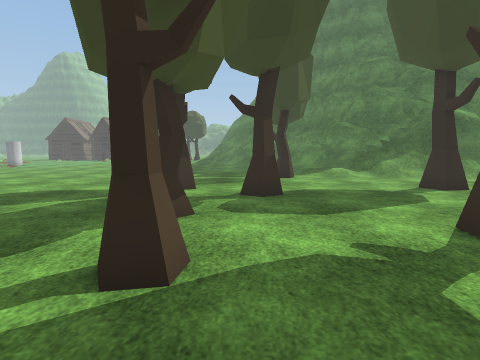
View 1 (above)

16 first-person views from a walk through a scene from a Unity 3-D project. The camera is 1.2 m above the floor, tilts 6° down and sees 80° across. The floor is counted in squares, 1 m on a side. Each view is taken from the middle of a square. On the plan, view 1 faces up. The plan holds only what a view shows up to about 13 squares ahead; the rest is blank. The place goes on beyond the plan. The player is left out. Some surface patterns are stand-ins.

View 2
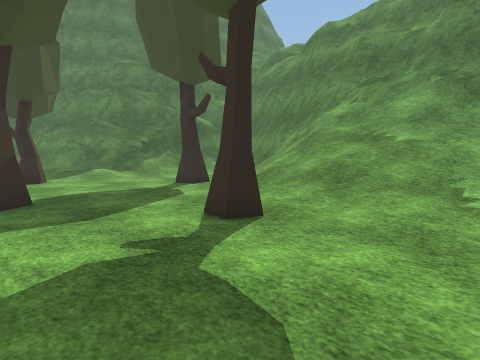

View 3
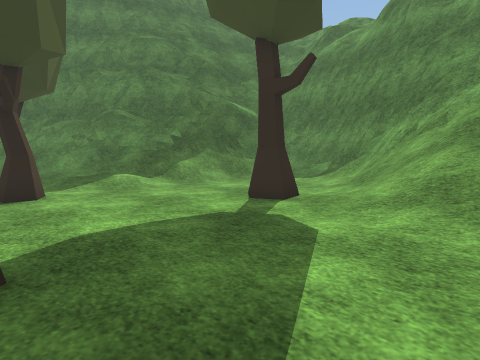

View 4
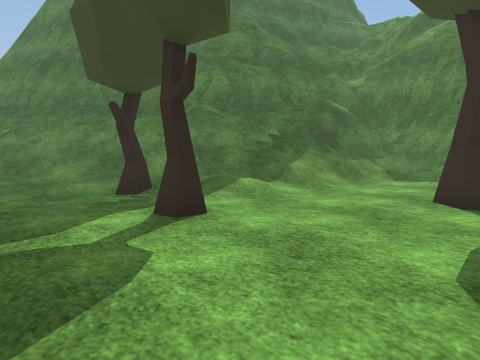

View 5
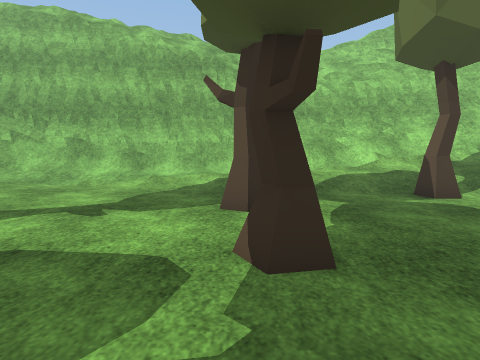

View 6
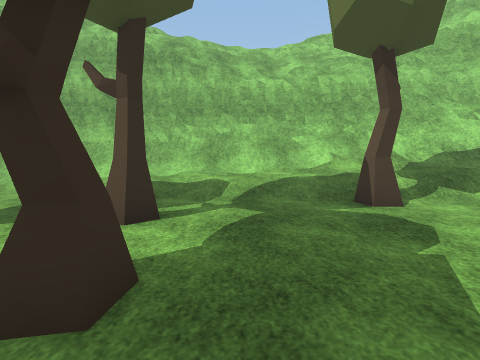

View 7
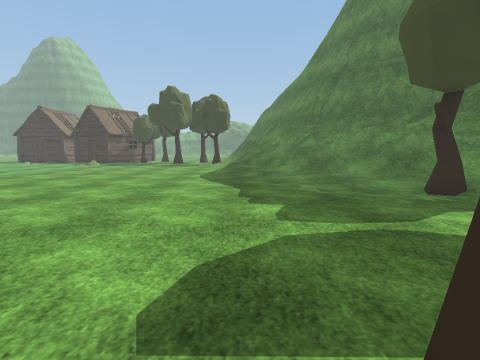

View 8
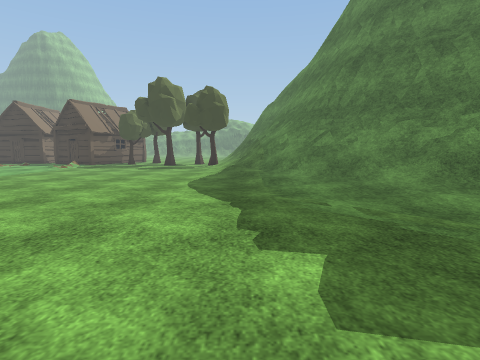

View 9
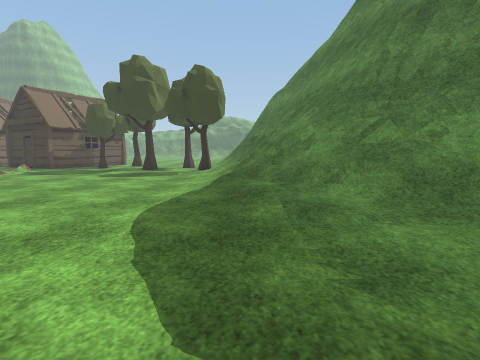

View 10
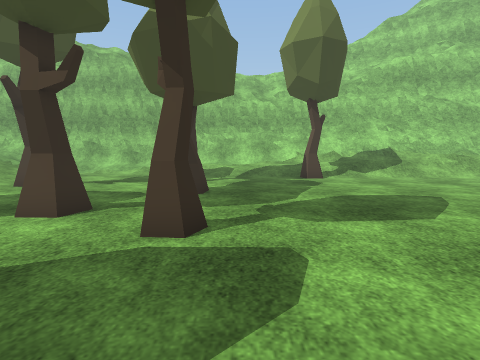

View 11
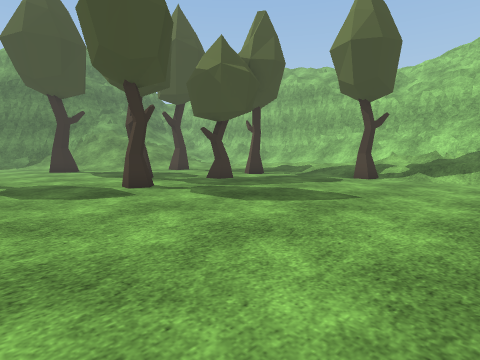

View 12
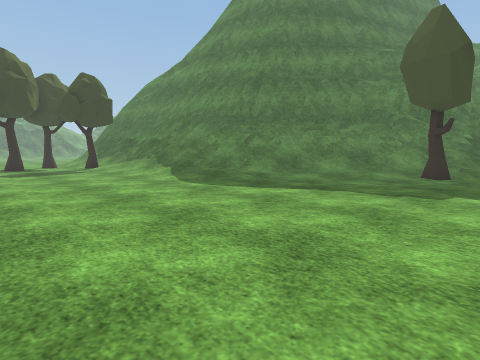

View 13
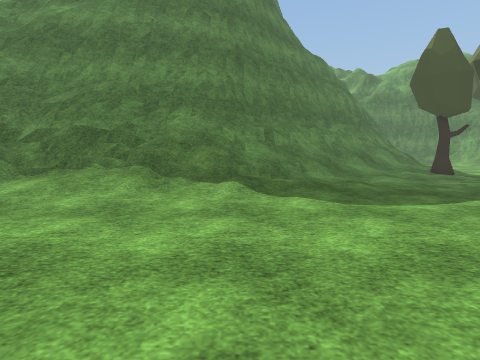

View 14
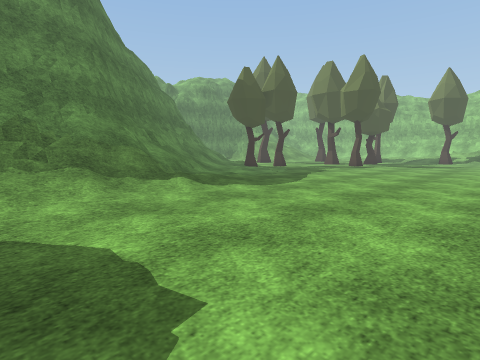

View 15
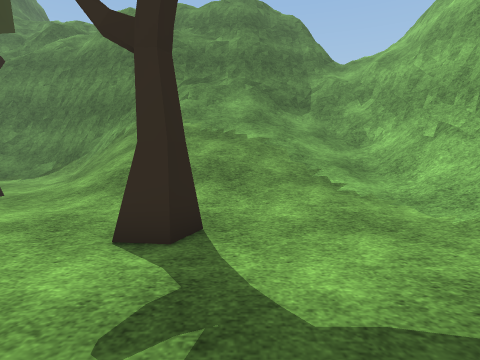

View 16
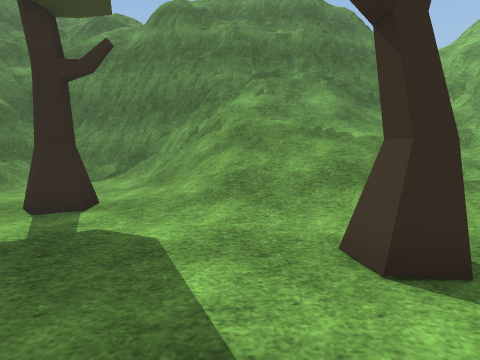

### Floor plan
Key: @ floor where view 1 was taken; # wall or solid block; . main floor; : floor 0.25 m higher than the main floor; + floor 0.5 m higher than the main floor; / step, stairs or slope; = window, fence, low wall or low ledge; ^ raised ledge; T tree.
Columns run from 11 left of view 1 to 14 right of it. Each row starts with its distance up from view 1.
 31 . ...../==##
 30 .......//#=#
 29 .......///=##
 28 .......////=#
 27 .......////=##
 26 .......////=##
 25 ........///#=##
 24 ........////=##
 23 ...........//=###
 22 ........././//=##
 21 ............///=##
 20 ............////##
 19 ..............//=##
 18 ..............///###
 17 .............T.///=^#
 16 .............TT////=##
 15  ............../////#####
 14 . ...........T..//////=##
 13  ............T.......///#
 12 ......................//#
 11 ....................../=#
 10 .........T.......TT.../##
  9 .........T..T.....T.//=##
  8 ...........TT......///=##
  7  .................////=###
  6  ........TT......//////==#
  5 .........T.....T.////////#
  4 ...............T.////////#
  3 ..........T......////////#
  2 /....T.........../////// #
  1 /////T//.........///////=#
  0  /+////////@/.....//////=#
 -1 /////////////://///////==#
 -2 ////////////////////=#=#=
 -3 /////////////======#######
 -4 ######=//===###########
 -5  ############

Where each view was taken, in squares from view 1:
view 1: 0 up, 0 right, facing up
view 2: 0 up, 0 right, facing up-right
view 3: 5 up, 1 right, facing up-right
view 4: 9 up, 1 left, facing up-right
view 5: 9 up, 1 left, facing down
view 6: 8 up, 3 left, facing down
view 7: 9 up, 3 left, facing up
view 8: 12 up, 3 left, facing up
view 9: 17 up, 3 left, facing up
view 10: 14 up, 3 left, facing down
view 11: 14 up, 11 left, facing down-right
view 12: 14 up, 11 left, facing up-right
view 13: 26 up, 11 left, facing right
view 14: 31 up, 11 left, facing down-right
view 15: 3 up, 0 right, facing right
view 16: 6 up, 1 right, facing right
